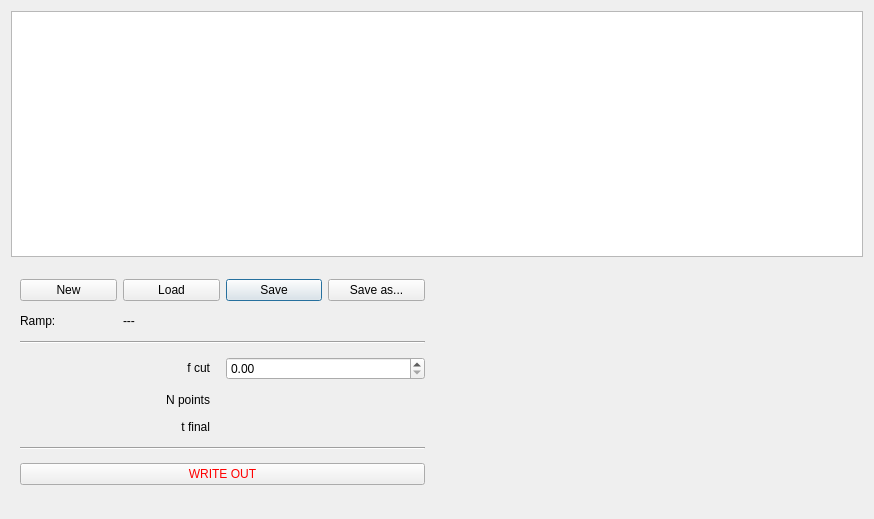
<?xml version="1.0" encoding="UTF-8"?>
<ui version="4.0">
 <class>RampGenDialog</class>
 <widget class="QDialog" name="RampGenDialog">
  <property name="geometry">
   <rect>
    <x>0</x>
    <y>0</y>
    <width>874</width>
    <height>519</height>
   </rect>
  </property>
  <property name="windowTitle">
   <string>Ramp Generator</string>
  </property>
  <layout class="QVBoxLayout" name="verticalLayout">
   <item>
    <widget class="QTableWidget" name="table">
     <property name="sizePolicy">
      <sizepolicy hsizetype="Expanding" vsizetype="Minimum">
       <horstretch>0</horstretch>
       <verstretch>0</verstretch>
      </sizepolicy>
     </property>
    </widget>
   </item>
   <item>
    <layout class="QHBoxLayout" name="horizontalLayout">
     <item>
      <widget class="QWidget" name="formWidget" native="true">
       <layout class="QGridLayout" name="gridLayout">
        <item row="0" column="2">
         <widget class="QPushButton" name="savePushButton">
          <property name="text">
           <string>Save</string>
          </property>
         </widget>
        </item>
        <item row="1" column="0">
         <widget class="QLabel" name="rampNameFormLabel">
          <property name="sizePolicy">
           <sizepolicy hsizetype="Preferred" vsizetype="Fixed">
            <horstretch>0</horstretch>
            <verstretch>0</verstretch>
           </sizepolicy>
          </property>
          <property name="text">
           <string>Ramp:</string>
          </property>
         </widget>
        </item>
        <item row="3" column="2" colspan="2">
         <widget class="QDoubleSpinBox" name="fcutDoubleSpinBox"/>
        </item>
        <item row="2" column="0" colspan="4">
         <widget class="Line" name="line">
          <property name="orientation">
           <enum>Qt::Horizontal</enum>
          </property>
         </widget>
        </item>
        <item row="1" column="1" colspan="3">
         <widget class="QLabel" name="rampNameLabel">
          <property name="sizePolicy">
           <sizepolicy hsizetype="Preferred" vsizetype="Fixed">
            <horstretch>0</horstretch>
            <verstretch>0</verstretch>
           </sizepolicy>
          </property>
          <property name="text">
           <string>---</string>
          </property>
         </widget>
        </item>
        <item row="3" column="0" colspan="2">
         <widget class="QLabel" name="fcutLabel">
          <property name="sizePolicy">
           <sizepolicy hsizetype="Preferred" vsizetype="Fixed">
            <horstretch>0</horstretch>
            <verstretch>0</verstretch>
           </sizepolicy>
          </property>
          <property name="text">
           <string>f cut</string>
          </property>
          <property name="alignment">
           <set>Qt::AlignRight|Qt::AlignTrailing|Qt::AlignVCenter</set>
          </property>
          <property name="indent">
           <number>10</number>
          </property>
         </widget>
        </item>
        <item row="0" column="0">
         <widget class="QPushButton" name="newPushButton">
          <property name="text">
           <string>New</string>
          </property>
         </widget>
        </item>
        <item row="0" column="1">
         <widget class="QPushButton" name="loadPushButton">
          <property name="text">
           <string>Load</string>
          </property>
         </widget>
        </item>
        <item row="0" column="3">
         <widget class="QPushButton" name="saveAsPushButton">
          <property name="text">
           <string>Save as...</string>
          </property>
         </widget>
        </item>
        <item row="4" column="0" colspan="2">
         <widget class="QLabel" name="npointsFormLabel">
          <property name="sizePolicy">
           <sizepolicy hsizetype="Preferred" vsizetype="Fixed">
            <horstretch>0</horstretch>
            <verstretch>0</verstretch>
           </sizepolicy>
          </property>
          <property name="text">
           <string>N points</string>
          </property>
          <property name="alignment">
           <set>Qt::AlignRight|Qt::AlignTrailing|Qt::AlignVCenter</set>
          </property>
          <property name="indent">
           <number>10</number>
          </property>
         </widget>
        </item>
        <item row="7" column="0" colspan="4">
         <widget class="QPushButton" name="writeOutPushButton">
          <property name="styleSheet">
           <string notr="true">QPushButton{color: red;}
</string>
          </property>
          <property name="text">
           <string>WRITE OUT</string>
          </property>
         </widget>
        </item>
        <item row="6" column="0" colspan="4">
         <widget class="Line" name="line_2">
          <property name="orientation">
           <enum>Qt::Horizontal</enum>
          </property>
         </widget>
        </item>
        <item row="4" column="2" colspan="2">
         <widget class="QLabel" name="npointsLabel">
          <property name="text">
           <string/>
          </property>
         </widget>
        </item>
        <item row="5" column="0" colspan="2">
         <widget class="QLabel" name="tfinalFormLabel">
          <property name="sizePolicy">
           <sizepolicy hsizetype="Preferred" vsizetype="Fixed">
            <horstretch>0</horstretch>
            <verstretch>0</verstretch>
           </sizepolicy>
          </property>
          <property name="text">
           <string>t final</string>
          </property>
          <property name="alignment">
           <set>Qt::AlignRight|Qt::AlignTrailing|Qt::AlignVCenter</set>
          </property>
          <property name="indent">
           <number>10</number>
          </property>
         </widget>
        </item>
        <item row="5" column="2" colspan="2">
         <widget class="QLabel" name="tfinalLabel">
          <property name="sizePolicy">
           <sizepolicy hsizetype="Preferred" vsizetype="Fixed">
            <horstretch>0</horstretch>
            <verstretch>0</verstretch>
           </sizepolicy>
          </property>
          <property name="text">
           <string/>
          </property>
         </widget>
        </item>
       </layout>
      </widget>
     </item>
     <item>
      <widget class="QWidget" name="rampPlotWidget" native="true"/>
     </item>
    </layout>
   </item>
  </layout>
 </widget>
 <resources/>
 <connections/>
</ui>
